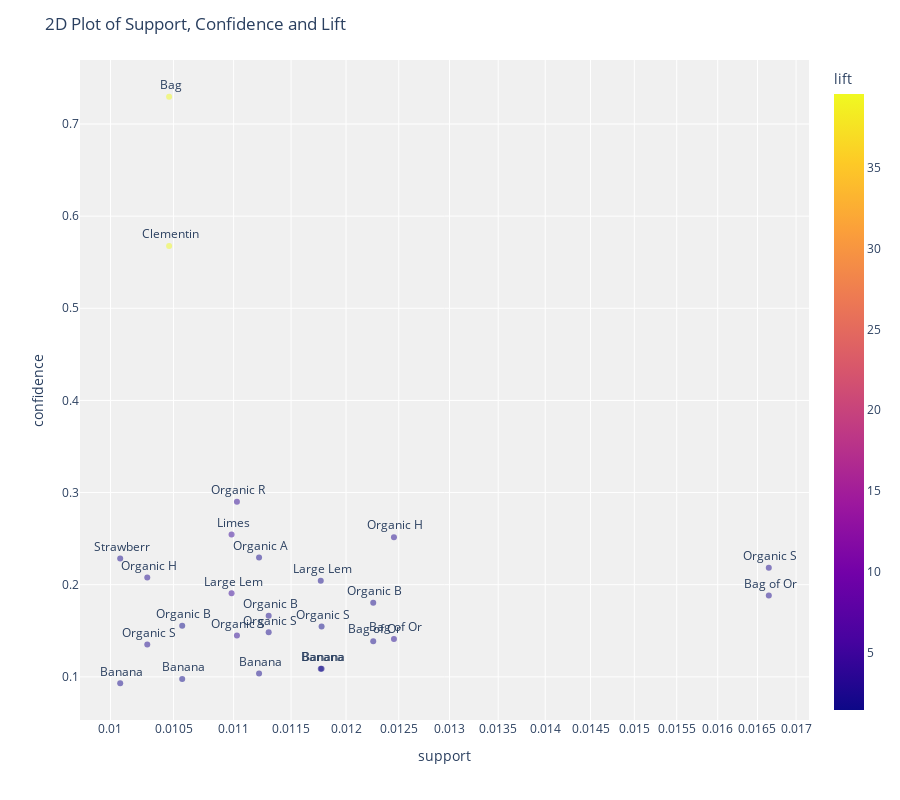

Notebook source saved alongside this figure:
### Code cell
plot_model(rule_FP, plot = '2d')

### Figure 1 — Plotly figure (JSON) as saved in the notebook; plotly's stock layout.template omitted (floating-point values rounded to 4 significant figures)
{"data": [{"customdata": [[" Banana", " Large Lemon"], [" Large Lemon", " Banana"], [" Organic Baby Spinach", " Banana"], [" Banana", " Organic Baby Spinach"], [" Organic Baby Spinach", " Bag of Organic Bananas"], [" Bag of Organic Bananas", " Organic Baby Spinach"], [" Organic Baby Spinach", " Organic Strawberries"], [" Organic Strawberries", " Organic Baby Spinach"], [" Limes", " Large Lemon"], [" Large Lemon", " Limes"], [" Organic Strawberries", " Bag of Organic Bananas"], [" Bag of Organic Bananas", " Organic Strawberries"], [" Banana", " Organic Strawberries"], [" Organic Strawberries", " Banana"], [" Strawberries", " Banana"], [" Banana", " Strawberries"], [" Organic Avocado", " Banana"], [" Banana", " Organic Avocado"], [" Organic Strawberries", " Organic Raspberries"], [" Organic Raspberries", " Organic Strawberries"], [" Organic Hass Avocado", " Bag of Organic Bananas"], [" Bag of Organic Bananas", " Organic Hass Avocado"], [" Organic Hass Avocado", " Organic Strawberries"], [" Organic Strawberries", " Organic Hass Avocado"], [" Bag", " Clementines"], [" Clementines", " Bag"]], "hovertemplate": "support=%{x}<br>confidence=%{y}<br>antecedents_short=%{text}<br>antecedents=%{customdata[0]}<br>consequents=%{customdata[1]}<br>lift=%{marker.color}<extra></extra>", "legendgroup": "", "marker": {"color": [1.886, 1.886, 1.437, 1.437, 2.042, 2.042, 2.184, 2.184, 4.419, 4.419, 2.474, 2.474, 1.428, 1.428, 2.11, 2.11, 2.12, 2.12, 3.808, 3.808, 2.847, 2.847, 2.728, 2.728, 39.57, 39.57], "coloraxis": "coloraxis", "opacity": 0.5, "symbol": "circle"}, "mode": "markers+text", "name": "", "orientation": "v", "showlegend": false, "text": [" Banana", " Large Lem", " Organic B", " Banana", " Organic B", " Bag of Or", " Organic B", " Organic S", " Limes", " Large Lem", " Organic S", " Bag of Or", " Banana", " Organic S", " Strawberr", " Banana", " Organic A", " Banana", " Organic S", " Organic R", " Organic H", " Bag of Or", " Organic H", " Organic S", " Bag", " Clementin"], "textposition": "top center", "type": "scatter", "x": [0.01177, 0.01177, 0.01057, 0.01057, 0.01226, 0.01226, 0.0113, 0.0113, 0.01098, 0.01098, 0.01665, 0.01665, 0.01178, 0.01178, 0.01008, 0.01008, 0.01122, 0.01122, 0.01103, 0.01103, 0.01245, 0.01245, 0.01029, 0.01029, 0.01046, 0.01046], "xaxis": "x", "y": [0.1087, 0.2042, 0.1556, 0.09764, 0.1804, 0.1387, 0.1663, 0.1484, 0.2546, 0.1906, 0.2185, 0.1884, 0.1088, 0.1546, 0.2284, 0.09307, 0.2295, 0.1036, 0.1448, 0.29, 0.2515, 0.141, 0.2078, 0.1351, 0.7295, 0.5676], "yaxis": "y"}], "layout": {"coloraxis": {"colorbar": {"title": {"text": "lift"}}, "colorscale": [[0, "#0d0887"], [0.1111, "#46039f"], [0.2222, "#7201a8"], [0.3333, "#9c179e"], [0.4444, "#bd3786"], [0.5556, "#d8576b"], [0.6667, "#ed7953"], [0.7778, "#fb9f3a"], [0.8889, "#fdca26"], [1, "#f0f921"]]}, "height": 800, "legend": {"tracegroupgap": 0}, "margin": {"t": 60}, "plot_bgcolor": "rgb(240,240,240)", "title": {"text": "2D Plot of Support, Confidence and Lift"}, "xaxis": {"anchor": "y", "domain": [0, 1], "title": {"text": "support"}, "type": "log"}, "yaxis": {"anchor": "x", "domain": [0, 1], "title": {"text": "confidence"}}}}
